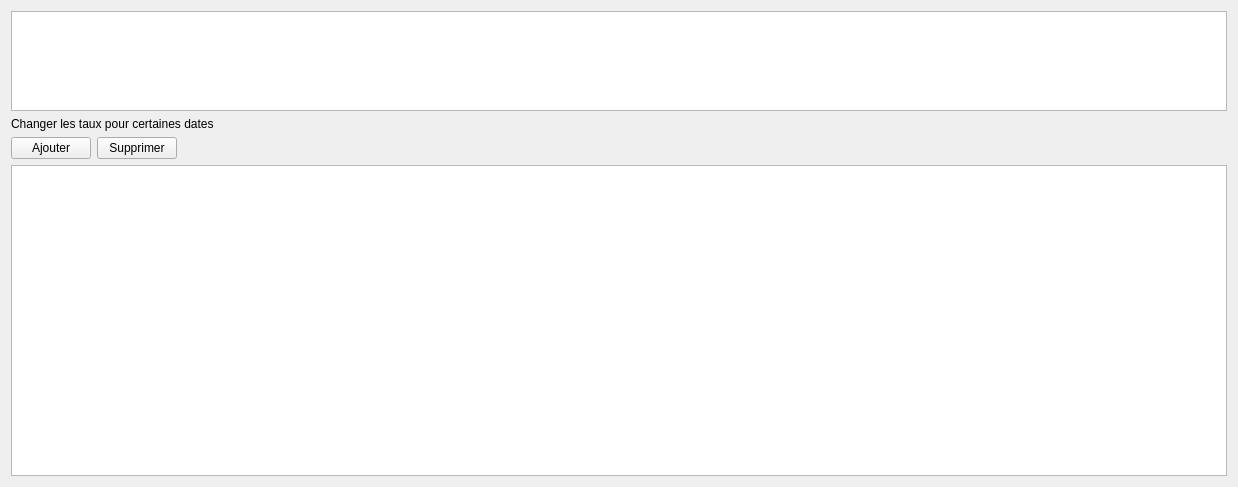
<?xml version="1.0" encoding="UTF-8"?>
<ui version="4.0">
 <class>WidgetVatRates</class>
 <widget class="QWidget" name="WidgetVatRates">
  <property name="geometry">
   <rect>
    <x>0</x>
    <y>0</y>
    <width>1238</width>
    <height>487</height>
   </rect>
  </property>
  <property name="windowTitle">
   <string>Form</string>
  </property>
  <layout class="QVBoxLayout" name="verticalLayout">
   <item>
    <widget class="QTableView" name="tableVatRates">
     <property name="sizePolicy">
      <sizepolicy hsizetype="Expanding" vsizetype="Expanding">
       <horstretch>0</horstretch>
       <verstretch>0</verstretch>
      </sizepolicy>
     </property>
     <property name="maximumSize">
      <size>
       <width>16777215</width>
       <height>100</height>
      </size>
     </property>
    </widget>
   </item>
   <item>
    <widget class="QLabel" name="label">
     <property name="text">
      <string>Changer les taux pour certaines dates</string>
     </property>
    </widget>
   </item>
   <item>
    <layout class="QHBoxLayout" name="horizontalLayout">
     <item>
      <widget class="QPushButton" name="buttonAdd">
       <property name="text">
        <string>Ajouter</string>
       </property>
      </widget>
     </item>
     <item>
      <widget class="QPushButton" name="buttonRemove">
       <property name="text">
        <string>Supprimer</string>
       </property>
      </widget>
     </item>
     <item>
      <spacer name="horizontalSpacer">
       <property name="orientation">
        <enum>Qt::Horizontal</enum>
       </property>
       <property name="sizeHint" stdset="0">
        <size>
         <width>40</width>
         <height>20</height>
        </size>
       </property>
      </spacer>
     </item>
    </layout>
   </item>
   <item>
    <widget class="QTableView" name="tableDateRates">
     <property name="minimumSize">
      <size>
       <width>0</width>
       <height>0</height>
      </size>
     </property>
     <attribute name="horizontalHeaderStretchLastSection">
      <bool>true</bool>
     </attribute>
    </widget>
   </item>
  </layout>
 </widget>
 <resources/>
 <connections/>
</ui>
